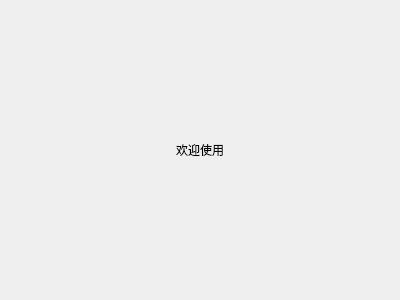
<?xml version="1.0" encoding="UTF-8"?>
<ui version="4.0">
 <class>welcome_page</class>
 <widget class="QWidget" name="welcome_page">
  <property name="geometry">
   <rect>
    <x>0</x>
    <y>0</y>
    <width>400</width>
    <height>300</height>
   </rect>
  </property>
  <property name="windowTitle">
   <string>欢迎页</string>
  </property>
  <layout class="QHBoxLayout" name="horizontalLayout">
   <item>
    <widget class="QLabel" name="label">
     <property name="text">
      <string>欢迎使用</string>
     </property>
     <property name="scaledContents">
      <bool>true</bool>
     </property>
     <property name="alignment">
      <set>Qt::AlignCenter</set>
     </property>
    </widget>
   </item>
  </layout>
 </widget>
 <resources/>
 <connections/>
</ui>
